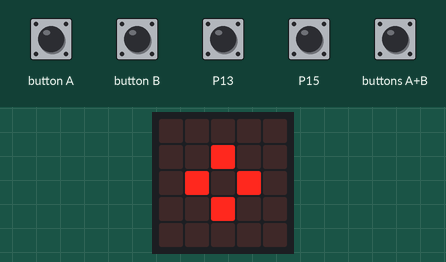
This program was run on a simulated BBC micro:bit running MicroPython. Shown: the board's 5×5 LED display. The inputs (shaded band) are chosen by the test bench; at power-on: P15 HIGH, P13 HIGH. Random numbers come from a fixed seed; the 48×5 strip is a reading aid, not a part: it shows the text the display is scrolling, unrolled, one strip-width of it at a time.

Above: at 1.2 s.
1.3 s: buttons A+B pressed for 1.25 s
At 2.19 s:
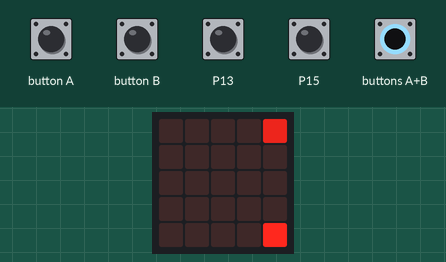
4.4 s: buttons A+B pressed for 1.25 s
At 5.31 s:
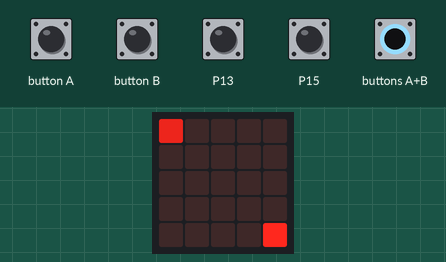
7.2 s: P15 pulled LOW for 1.25 s
At 7.43 s:
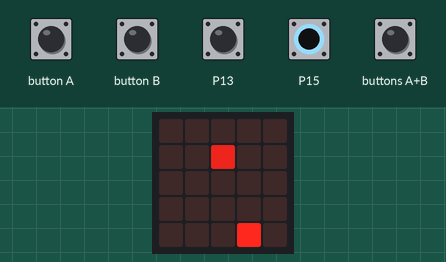
9.9 s: P13 pulled LOW for 1.25 s
At 10.35 s:
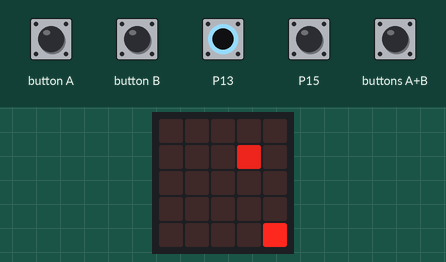
12.6 s: P15 pulled LOW for 1.25 s
At 14.5 s:
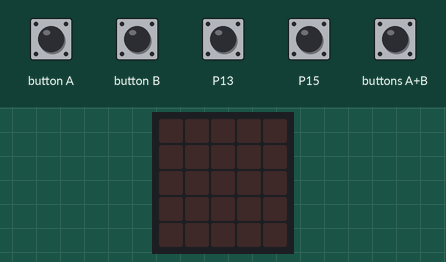
15.3 s: P15 driven LOW and buttons A+B driven LOW
At 16.92 s:
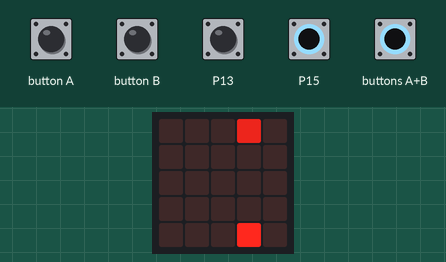

Measured:
- what the display in image 5 shows lasts 0.5 s, from 14.2 s to 14.7 s

The program:

Lesson05.py
```python
import utime
import random
from microbit import *

# ===================== 全局配置与变量 =====================
# 玩家初始配置（micro:bit 像素坐标：col=列(0-4,左右), row=行(0-4,上下)）
player_fixed_row = 4    # 玩家固定行（最下方）
player_init_col = 4     # 玩家初始列（中间）
brick_move_speed = 300  # 砖块下落间隔(ms)

# 游戏状态：0=未开始 1=运行中 2=结束
game_state = 0
brick_x = 0             # 砖块当前列（左右）
brick_y = 0             # 砖块当前行（上下）
score = 0               # 得分
a_pressed_flag = False  # 左移键防抖标志
b_pressed_flag = False  # 右移键防抖标志
collision_x = False     # 碰撞检测-同列
collision_y = False     # 碰撞检测-同行
flash_count = 0         # 结束画面闪烁计数
time_passed = 0         # 时间差（砖块下落用）
current_time = 0        # 当前时间戳
last_brick_time = 0     # 砖块上次下落时间戳
start_flag = 0          # 开始按钮防抖标志
can_start = False       # 可开始游戏标志
ab_pressed = False      # A+B同时按下标志
player_col = player_init_col  # 玩家当前列

# 初始化引脚上拉（PULL_UP：按下=低电平0，松开=高电平1）
pin13.set_pull(pin13.PULL_UP)  # 右移键
pin15.set_pull(pin15.PULL_UP)  # 左移键

# ===================== 核心函数 =====================
def on_start():
    """开机初始化：随机生成砖块初始列"""
    global brick_x
    brick_x = random.randint(0, 4)

def draw_game():
    """绘制游戏画面：玩家（高亮）+ 砖块（低亮）"""
    global game_state, player_col, brick_x, brick_y
    display.clear()
    # 绘制玩家（固定在最下方行，亮度9=最亮）
    display.set_pixel(player_col, player_fixed_row, 9)
    # 游戏运行中绘制砖块（亮度3=低亮）
    if game_state == 1:
        display.set_pixel(brick_x, brick_y, 7)

def reset_game():
    """重置游戏所有状态"""
    global game_state, player_col, brick_x, brick_y, score
    global a_pressed_flag, b_pressed_flag
    game_state = 1
    player_col = player_init_col
    brick_x = random.randint(0, 4)
    brick_y = 0
    score = 0
    a_pressed_flag = False
    b_pressed_flag = False
    display.clear()

def check_collision():
    """碰撞检测：砖块与玩家同列同行则游戏结束"""
    global collision_x, collision_y, game_state, flash_count
    collision_x = (brick_x == player_col)
    collision_y = (brick_y == player_fixed_row)
    if collision_x and collision_y:
        game_state = 2
        display.clear()
        flash_count = 0

# ===================== 主循环 =====================
def on_forever():
    """游戏主逻辑循环"""
    global ab_pressed, can_start, start_flag, last_brick_time
    global flash_count, player_col, a_pressed_flag, b_pressed_flag
    global current_time, time_passed, brick_x, brick_y, score

    # 1. A+B 同时按：开始/重置游戏（防抖）
    ab_pressed = button_a.is_pressed() and button_b.is_pressed()
    can_start = ab_pressed and (game_state != 1)
    if can_start:
        if start_flag == 0:
            start_flag = 1
            utime.sleep_ms(20)
            if button_a.is_pressed() and button_b.is_pressed():
                reset_game()
                last_brick_time = running_time()
    else:
        start_flag = 0

    # 2. 游戏未开始状态
    if game_state == 0:
        display.show(Image.DIAMOND_SMALL)
        utime.sleep_ms(500)
        display.show(Image.DIAMOND)
        utime.sleep_ms(500)

    # 3. 游戏结束状态
    if game_state == 2:
        if flash_count < 3:
            display.scroll(score)
            utime.sleep_ms(300)
            display.clear()
            utime.sleep_ms(200)
            flash_count += 1
        else:
            display.scroll(score)
            utime.sleep_ms(500)

    # 4. 游戏运行中逻辑
    if game_state == 1:
        # 左移键（pin15）：修正电平判断 + 仅移动成功时设置flag
        if not pin15.read_digital():  # 按下=低电平0，触发左移
            if not a_pressed_flag:
                if player_col > 0:
                    player_col -= 1
                    a_pressed_flag = True  # 仅移动成功时设为True
                    utime.sleep_ms(50)
        else:
            a_pressed_flag = False  # 松开按键立即重置flag

        # 右移键（pin13）：修正电平判断 + 仅移动成功时设置flag
        if not pin13.read_digital():  # 按下=低电平0，触发右移
            if not b_pressed_flag:
                if player_col < 4:
                    player_col += 1
                    b_pressed_flag = True  # 仅移动成功时设为True
                    utime.sleep_ms(50)
        else:
            b_pressed_flag = False  # 松开按键立即重置flag

        # 砖块下落逻辑
        current_time = running_time()
        time_passed = current_time - last_brick_time
        if time_passed > brick_move_speed:
            last_brick_time = current_time
            brick_y += 1
            if brick_y > 4:
                brick_x = random.randint(0, 4)
                brick_y = 0
                score += 1

        # 碰撞检测 + 画面刷新
        check_collision()
        draw_game()

# ===================== 程序入口 =====================
if __name__ == "__main__":
    on_start()
    while True:
        on_forever()
        utime.sleep_ms(10)
```
